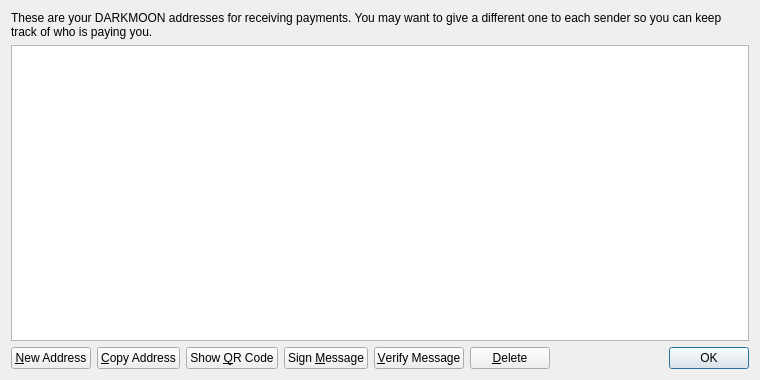
<?xml version="1.0" encoding="UTF-8"?>
<ui version="4.0">
 <class>AddressBookPage</class>
 <widget class="QWidget" name="AddressBookPage">
  <property name="geometry">
   <rect>
    <x>0</x>
    <y>0</y>
    <width>760</width>
    <height>380</height>
   </rect>
  </property>
  <property name="windowTitle">
   <string>Address Book</string>
  </property>
  <layout class="QVBoxLayout" name="verticalLayout">
   <item>
    <widget class="QLabel" name="labelExplanation">
     <property name="text">
      <string>These are your DARKMOON addresses for receiving payments. You may want to give a different one to each sender so you can keep track of who is paying you.</string>
     </property>
     <property name="textFormat">
      <enum>Qt::PlainText</enum>
     </property>
     <property name="wordWrap">
      <bool>true</bool>
     </property>
    </widget>
   </item>
   <item>
    <widget class="QTableView" name="tableView">
     <property name="contextMenuPolicy">
      <enum>Qt::CustomContextMenu</enum>
     </property>
     <property name="toolTip">
      <string>Double-click to edit address or label</string>
     </property>
     <property name="tabKeyNavigation">
      <bool>false</bool>
     </property>
     <property name="alternatingRowColors">
      <bool>true</bool>
     </property>
     <property name="selectionMode">
      <enum>QAbstractItemView::SingleSelection</enum>
     </property>
     <property name="selectionBehavior">
      <enum>QAbstractItemView::SelectRows</enum>
     </property>
     <property name="sortingEnabled">
      <bool>true</bool>
     </property>
     <attribute name="verticalHeaderVisible">
      <bool>false</bool>
     </attribute>
    </widget>
   </item>
   <item>
    <layout class="QHBoxLayout" name="horizontalLayout">
     <item>
      <widget class="QPushButton" name="newAddressButton">
       <property name="toolTip">
        <string>Create a new address</string>
       </property>
       <property name="text">
        <string>&amp;New Address</string>
       </property>
       <property name="icon">
        <iconset resource="../bitcoin.qrc">
         <normaloff>:/icons/add</normaloff>:/icons/add</iconset>
       </property>
      </widget>
     </item>
     <item>
      <widget class="QPushButton" name="copyToClipboard">
       <property name="toolTip">
        <string>Copy the currently selected address to the system clipboard</string>
       </property>
       <property name="text">
        <string>&amp;Copy Address</string>
       </property>
       <property name="icon">
        <iconset resource="../bitcoin.qrc">
         <normaloff>:/icons/editcopy</normaloff>:/icons/editcopy</iconset>
       </property>
      </widget>
     </item>
     <item>
      <widget class="QPushButton" name="showQRCode">
       <property name="text">
        <string>Show &amp;QR Code</string>
       </property>
       <property name="icon">
        <iconset resource="../bitcoin.qrc">
         <normaloff>:/icons/qrcode</normaloff>:/icons/qrcode</iconset>
       </property>
      </widget>
     </item>
     <item>
      <widget class="QPushButton" name="signMessage">
       <property name="toolTip">
        <string>Sign a message to prove you own a DARKMOON address</string>
       </property>
       <property name="text">
        <string>Sign &amp;Message</string>
       </property>
       <property name="icon">
        <iconset resource="../bitcoin.qrc">
         <normaloff>:/icons/edit</normaloff>:/icons/edit</iconset>
       </property>
      </widget>
     </item>
     <item>
      <widget class="QPushButton" name="verifyMessage">
       <property name="toolTip">
        <string>Verify a message to ensure it was signed with a specified DARKMOON address</string>
       </property>
       <property name="text">
        <string>&amp;Verify Message</string>
       </property>
       <property name="icon">
        <iconset resource="../bitcoin.qrc">
         <normaloff>:/icons/transaction_0</normaloff>:/icons/transaction_0</iconset>
       </property>
      </widget>
     </item>
     <item>
      <widget class="QPushButton" name="deleteButton">
       <property name="toolTip">
        <string>Delete the currently selected address from the list</string>
       </property>
       <property name="text">
        <string>&amp;Delete</string>
       </property>
       <property name="icon">
        <iconset resource="../bitcoin.qrc">
         <normaloff>:/icons/remove</normaloff>:/icons/remove</iconset>
       </property>
      </widget>
     </item>
     <item>
      <spacer name="horizontalSpacer">
       <property name="orientation">
        <enum>Qt::Horizontal</enum>
       </property>
       <property name="sizeHint" stdset="0">
        <size>
         <width>40</width>
         <height>20</height>
        </size>
       </property>
      </spacer>
     </item>
     <item>
      <widget class="QDialogButtonBox" name="buttonBox">
       <property name="sizePolicy">
        <sizepolicy hsizetype="Maximum" vsizetype="Fixed">
         <horstretch>0</horstretch>
         <verstretch>0</verstretch>
        </sizepolicy>
       </property>
       <property name="standardButtons">
        <set>QDialogButtonBox::Ok</set>
       </property>
      </widget>
     </item>
    </layout>
   </item>
  </layout>
 </widget>
 <resources>
  <include location="../bitcoin.qrc"/>
 </resources>
 <connections/>
</ui>
